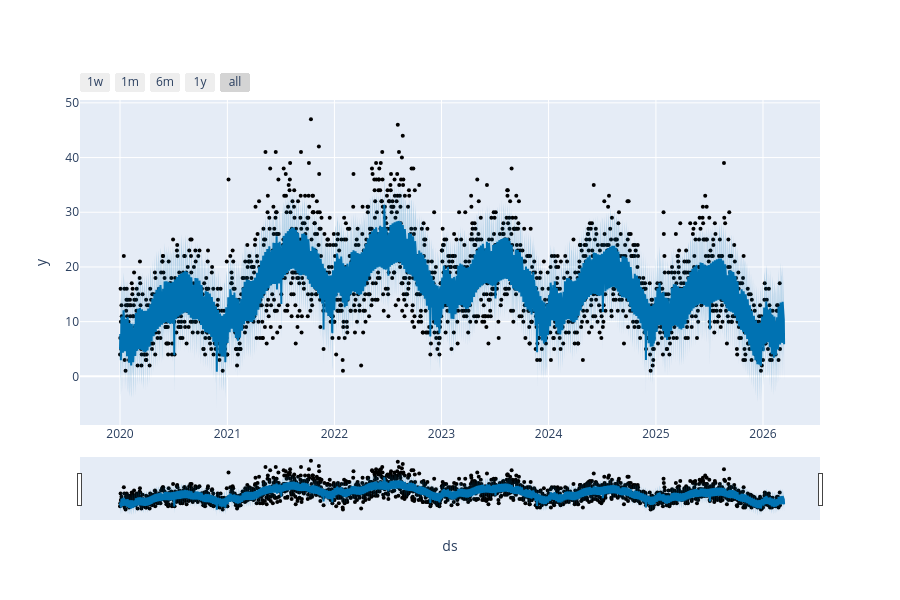
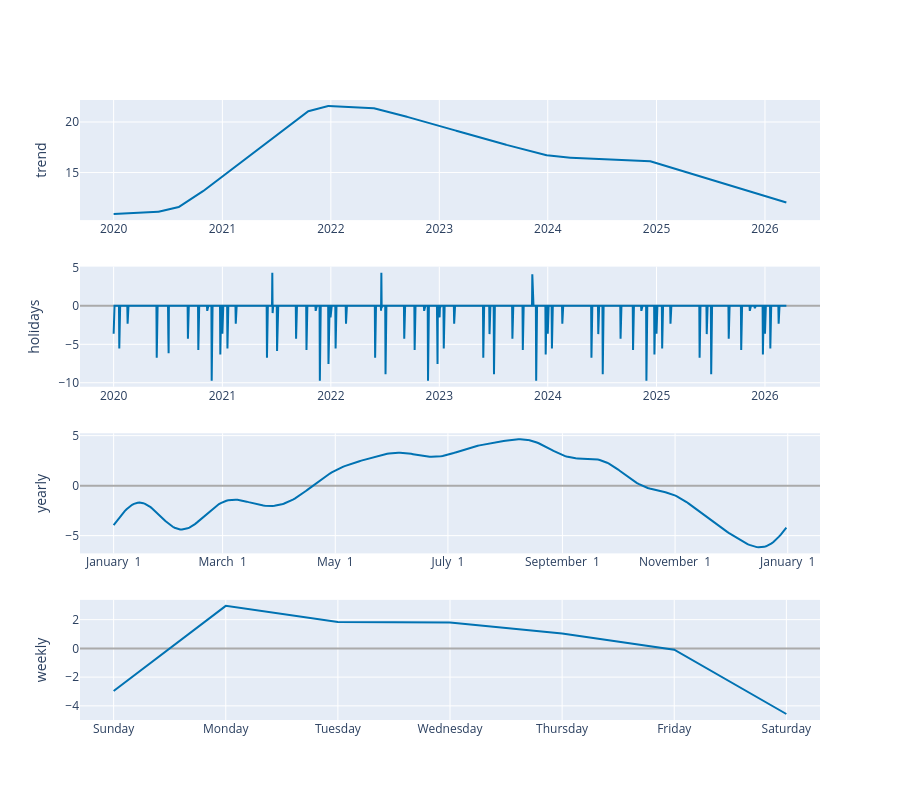

Notebook code for these charts, in order:
### Markdown cell above
## Plots and Evaluation of the Model

### Code cell
fig1 = plot_plotly(m, forecast)
fig1.show()

fig2 = plot_components_plotly(m, forecast)
fig2.show()

### Figure 1 — Plotly figure (JSON) as saved in the notebook; plotly's stock layout.template omitted (floating-point values rounded to 4 significant figures; data arrays with more than 128 entries replaced by an {"elided": "..."} marker saying what was removed)
{"data": [{"marker": {"color": "black", "size": 4}, "mode": "markers", "name": "Actual", "type": "scatter", "x": {"elided": "2250 str values"}, "y": {"elided": "2250 int values"}}, {"hoverinfo": "skip", "line": {"width": 0}, "mode": "lines", "type": "scatter", "x": {"elided": "2264 str values"}, "y": {"elided": "2264 float values"}}, {"fill": "tonexty", "fillcolor": "rgba(0, 114, 178, 0.2)", "line": {"color": "#0072B2", "width": 2}, "mode": "lines", "name": "Predicted", "type": "scatter", "x": {"elided": "2264 str values"}, "y": {"elided": "2264 float values"}}, {"fill": "tonexty", "fillcolor": "rgba(0, 114, 178, 0.2)", "hoverinfo": "skip", "line": {"width": 0}, "mode": "lines", "type": "scatter", "x": {"elided": "2264 str values"}, "y": {"elided": "2264 float values"}}], "layout": {"height": 600, "showlegend": false, "width": 900, "xaxis": {"rangeselector": {"buttons": [{"count": 7, "label": "1w", "step": "day", "stepmode": "backward"}, {"count": 1, "label": "1m", "step": "month", "stepmode": "backward"}, {"count": 6, "label": "6m", "step": "month", "stepmode": "backward"}, {"count": 1, "label": "1y", "step": "year", "stepmode": "backward"}, {"step": "all"}]}, "rangeslider": {"visible": true}, "title": {"text": "ds"}, "type": "date"}, "yaxis": {"title": {"text": "y"}}}}

### Figure 2 — Plotly figure (JSON) as saved in the notebook; plotly's stock layout.template omitted (floating-point values rounded to 4 significant figures; data arrays with more than 128 entries replaced by an {"elided": "..."} marker saying what was removed)
{"data": [{"line": {"color": "#0072B2", "width": 2}, "mode": "lines", "name": "trend", "type": "scatter", "x": {"elided": "2264 str values"}, "xaxis": "x", "y": {"elided": "2264 float values"}, "yaxis": "y"}, {"line": {"color": "#0072B2", "width": 2}, "mode": "lines", "name": "holidays", "text": {"elided": "2264 str values"}, "type": "scatter", "x": {"elided": "2264 str values"}, "xaxis": "x2", "y": {"elided": "2264 float values"}, "yaxis": "y2"}, {"line": {"color": "#0072B2", "width": 2}, "mode": "lines", "name": "yearly", "type": "scatter", "x": {"elided": "365 str values"}, "xaxis": "x3", "y": {"elided": "365 float values"}, "yaxis": "y3"}, {"line": {"color": "#0072B2", "width": 2}, "mode": "lines", "name": "weekly", "type": "scatter", "x": ["2017-01-01T00:00:00", "2017-01-02T00:00:00", "2017-01-03T00:00:00", "2017-01-04T00:00:00", "2017-01-05T00:00:00", "2017-01-06T00:00:00", "2017-01-07T00:00:00"], "xaxis": "x4", "y": [-2.963, 2.959, 1.833, 1.804, 1.03, -0.09539, -4.568], "yaxis": "y4"}], "layout": {"height": 800, "showlegend": false, "width": 900, "xaxis": {"anchor": "y", "domain": [0, 1], "range": ["2019-09-09T19:12:00", "2026-07-05T04:48:00"], "type": "date"}, "xaxis2": {"anchor": "y2", "domain": [0, 1], "range": ["2019-09-09T19:12:00", "2026-07-05T04:48:00"], "type": "date"}, "xaxis3": {"anchor": "y3", "domain": [0, 1], "range": ["2016-12-13T18:54:02.958904115", "2018-01-18T11:04:57.863013581"], "tickformat": "%B %e", "type": "date"}, "xaxis4": {"anchor": "y4", "domain": [0, 1], "range": ["2016-12-31T16:48:00", "2017-01-07T07:12:00"], "tickformat": "%A", "type": "date"}, "yaxis": {"anchor": "x", "domain": [0.8063, 1], "rangemode": "normal", "title": {"text": "trend"}, "zerolinecolor": "#AAA"}, "yaxis2": {"anchor": "x2", "domain": [0.5375, 0.7312], "rangemode": "tozero", "title": {"text": "holidays"}, "zerolinecolor": "#AAA"}, "yaxis3": {"anchor": "x3", "domain": [0.2687, 0.4625], "title": {"text": "yearly"}, "zerolinecolor": "#AAA"}, "yaxis4": {"anchor": "x4", "domain": [0, 0.1938], "title": {"text": "weekly"}, "zerolinecolor": "#AAA"}}}
